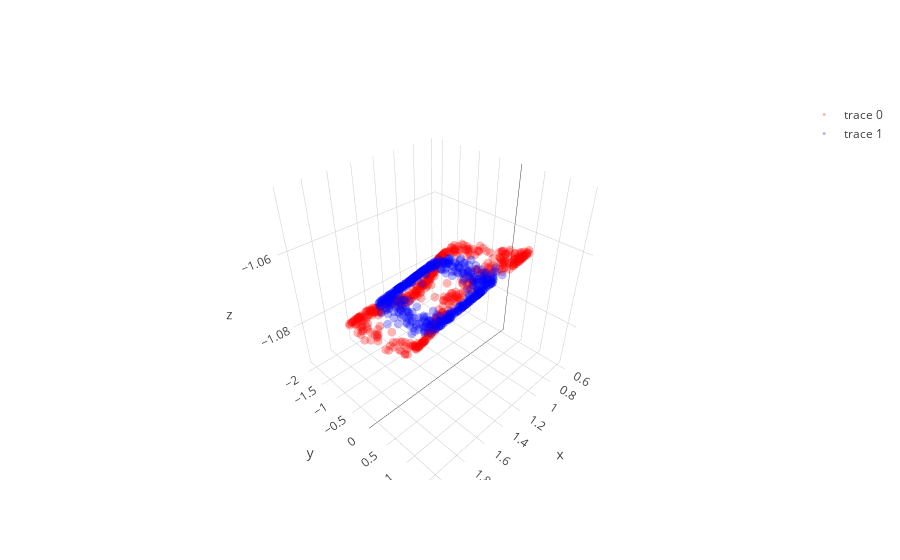
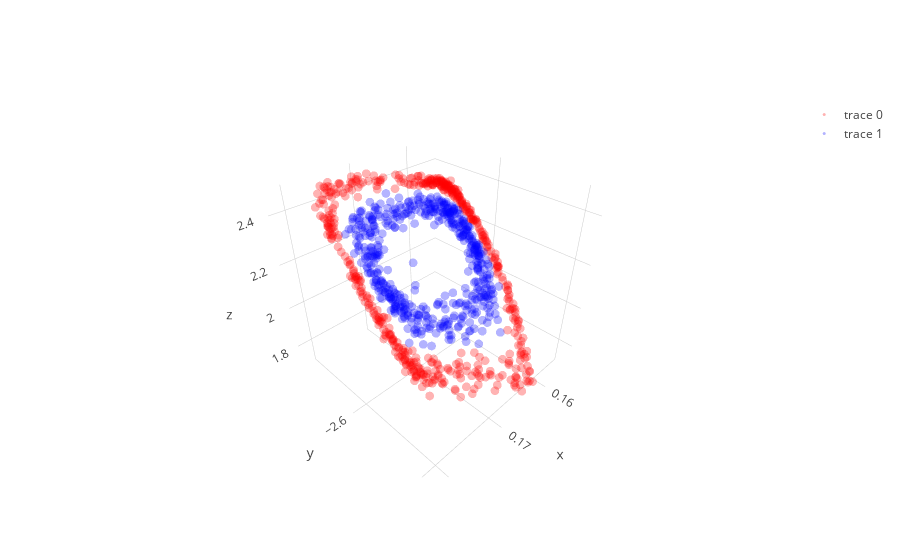
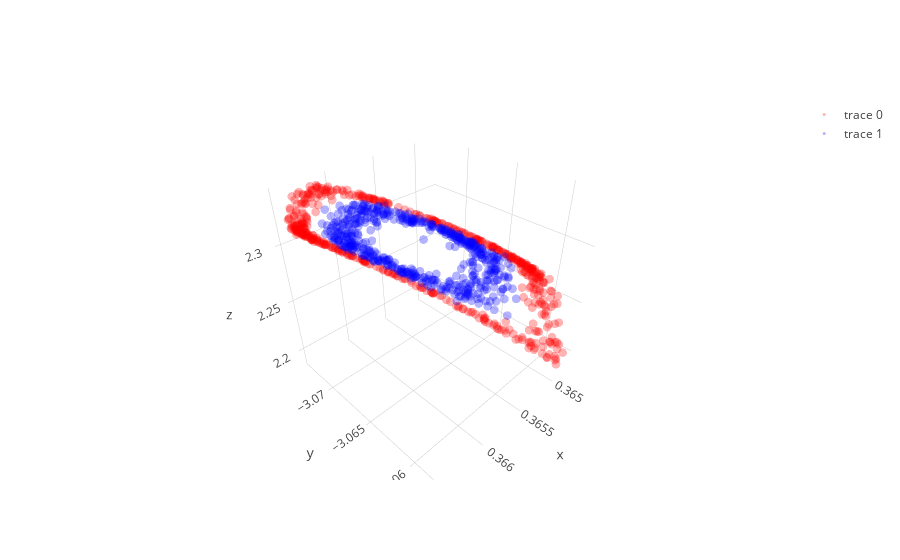

The cell these charts' notebook holds for them, in order:
### Code cell
layer1,layer1_var = l1.feed_non(X)
layer2,layer2_var = l2.feed_non(layer1)
layer3,layer3_var = l3.feed_non(layer2)
layer4,layer4_var = l4.feed_linear(layer3)

show_3D(layer1)  
show_3D(layer2)    
show_3D(layer3)

### Figure 1 — Plotly figure (JSON) as saved in the notebook; plotly's stock layout.template omitted (floating-point values rounded to 4 significant figures; data arrays with more than 128 entries replaced by an {"elided": "..."} marker saying what was removed)
{"data": [{"line": {"color": "red", "width": 0.5}, "marker": {"opacity": 0.3, "size": 3}, "mode": "markers", "type": "scatter3d", "uid": "38ce768e-65be-4525-8aa1-6863b1746753", "x": {"elided": "500 float values"}, "y": {"elided": "500 float values"}, "z": {"elided": "500 float values"}}, {"line": {"color": "blue", "width": 0.5}, "marker": {"opacity": 0.3, "size": 3}, "mode": "markers", "type": "scatter3d", "uid": "426891c8-4ae5-4961-b895-e2d32dd57e18", "x": {"elided": "500 float values"}, "y": {"elided": "500 float values"}, "z": {"elided": "500 float values"}}], "layout": {}}

### Figure 2 — Plotly figure (JSON) as saved in the notebook; plotly's stock layout.template omitted (floating-point values rounded to 4 significant figures; data arrays with more than 128 entries replaced by an {"elided": "..."} marker saying what was removed)
{"data": [{"line": {"color": "red", "width": 0.5}, "marker": {"opacity": 0.3, "size": 3}, "mode": "markers", "type": "scatter3d", "uid": "cd5b3ff3-163d-409b-8c6b-e206c513ce73", "x": {"elided": "500 float values"}, "y": {"elided": "500 float values"}, "z": {"elided": "500 float values"}}, {"line": {"color": "blue", "width": 0.5}, "marker": {"opacity": 0.3, "size": 3}, "mode": "markers", "type": "scatter3d", "uid": "d00fbdcc-767a-4a1e-b654-ef1775faa369", "x": {"elided": "500 float values"}, "y": {"elided": "500 float values"}, "z": {"elided": "500 float values"}}], "layout": {}}

### Figure 3 — Plotly figure (JSON) as saved in the notebook; plotly's stock layout.template omitted (floating-point values rounded to 4 significant figures; data arrays with more than 128 entries replaced by an {"elided": "..."} marker saying what was removed)
{"data": [{"line": {"color": "red", "width": 0.5}, "marker": {"opacity": 0.3, "size": 3}, "mode": "markers", "type": "scatter3d", "uid": "b850d3d8-8867-49b9-b049-11b357729226", "x": {"elided": "500 float values"}, "y": {"elided": "500 float values"}, "z": {"elided": "500 float values"}}, {"line": {"color": "blue", "width": 0.5}, "marker": {"opacity": 0.3, "size": 3}, "mode": "markers", "type": "scatter3d", "uid": "d1da2d40-7388-4e81-85ca-fbcc77450532", "x": {"elided": "500 float values"}, "y": {"elided": "500 float values"}, "z": {"elided": "500 float values"}}], "layout": {}}
